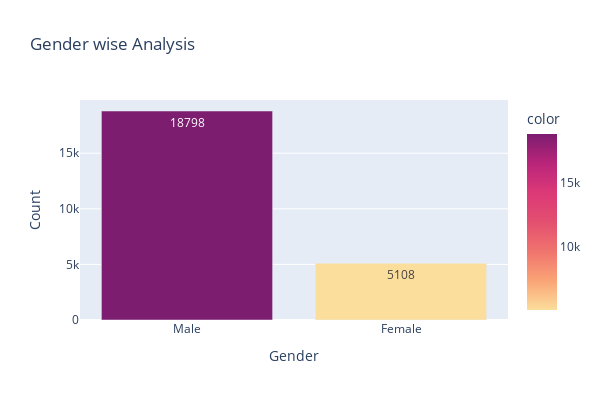

The notebook cell this image was saved under:
### Markdown cell above
##### Step 3.4.1| __Customers__

### Code cell
#Lets check the distribution of male and female in this dataset:
fig = px.bar(df, x=df['Gender'].unique(), y=df['Gender'].value_counts(),
            title='Gender wise Analysis', width=600, height=400,
            text=df['Gender'].value_counts(), color=df['Gender'].value_counts(),
            color_continuous_scale='Sunsetdark', labels={"x":"Gender", "y":"Count"})

fig.show()

### Figure 1 — Plotly figure (JSON) as saved in the notebook; plotly's stock layout.template omitted (floating-point values rounded to 4 significant figures)
{"data": [{"alignmentgroup": "True", "hovertemplate": "Gender=%{x}<br>Count=%{y}<br>text=%{text}<br>color=%{marker.color}<extra></extra>", "legendgroup": "", "marker": {"color": [18798, 5108], "coloraxis": "coloraxis", "pattern": {"shape": ""}}, "name": "", "offsetgroup": "", "orientation": "v", "showlegend": false, "text": [18798, 5108], "textposition": "auto", "type": "bar", "x": ["Male", "Female"], "xaxis": "x", "y": [18798, 5108], "yaxis": "y"}], "layout": {"barmode": "relative", "coloraxis": {"colorbar": {"title": {"text": "color"}}, "colorscale": [[0, "rgb(252, 222, 156)"], [0.1667, "rgb(250, 164, 118)"], [0.3333, "rgb(240, 116, 110)"], [0.5, "rgb(227, 79, 111)"], [0.6667, "rgb(220, 57, 119)"], [0.8333, "rgb(185, 37, 122)"], [1, "rgb(124, 29, 111)"]]}, "height": 400, "legend": {"tracegroupgap": 0}, "title": {"text": "Gender wise Analysis"}, "width": 600, "xaxis": {"anchor": "y", "domain": [0, 1], "title": {"text": "Gender"}}, "yaxis": {"anchor": "x", "domain": [0, 1], "title": {"text": "Count"}}}}
